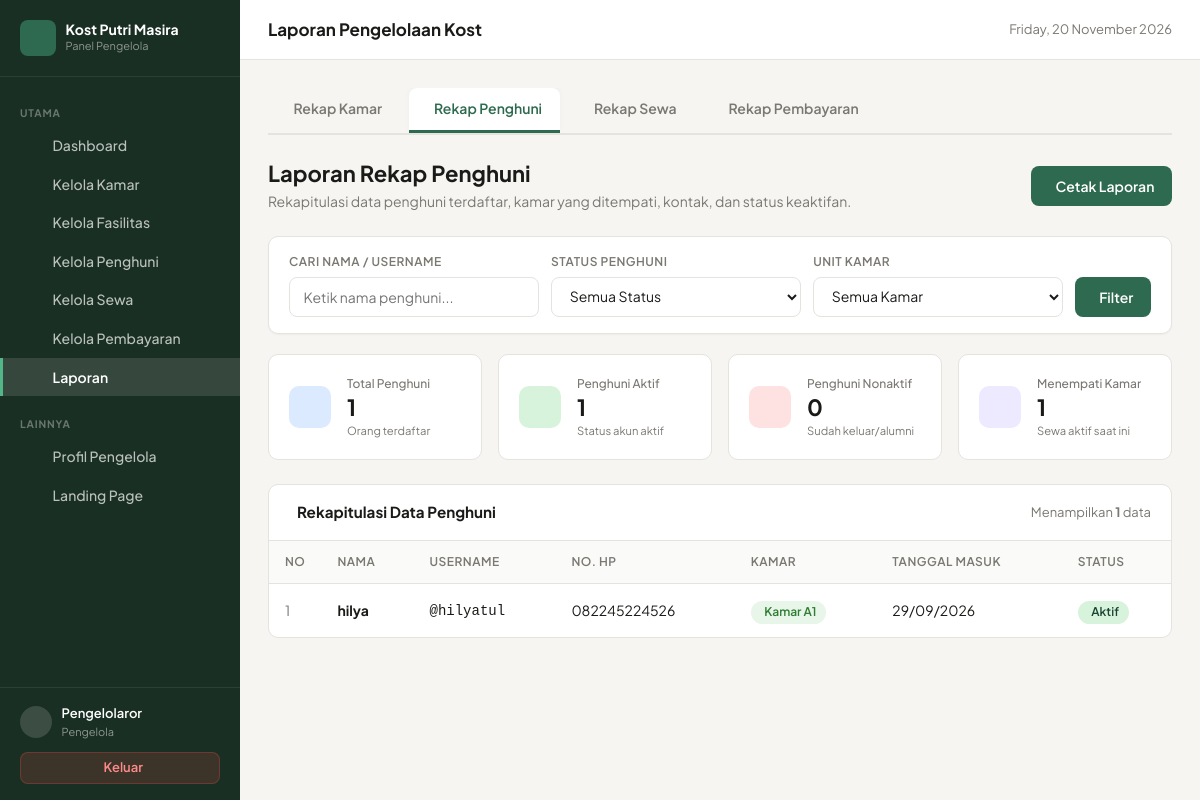
The app's page /admin/laporan/penghuni.php (signed in) with its own data.
### tables this page shows
CREATE TABLE `penghuni` (
  `id_penghuni` int NOT NULL,
  `id_user` int NOT NULL,
  `nik` varchar(20) DEFAULT NULL,
  `no_hp` varchar(20) DEFAULT NULL,
  `alamat` text,
  `tanggal_masuk` date DEFAULT NULL,
  `status` enum('aktif','nonaktif') DEFAULT 'aktif'
);

CREATE TABLE `kamar` (
  `id_kamar` int NOT NULL,
  `nomor_kamar` varchar(20) NOT NULL,
  `tipe_kamar` varchar(50) DEFAULT NULL,
  `kapasitas` int NOT NULL DEFAULT '1',
  `harga` decimal(12,2) NOT NULL,
  `status` enum('kosong','terisi','penuh') NOT NULL DEFAULT 'kosong',
  `keterangan` text,
  `created_at` timestamp NULL DEFAULT CURRENT_TIMESTAMP
);

CREATE TABLE `users` (
  `id_user` int NOT NULL,
  `nama` varchar(100) NOT NULL,
  `username` varchar(50) NOT NULL,
  `password` varchar(255) NOT NULL,
  `role` enum('pengelola','penghuni') NOT NULL,
  `created_at` timestamp NULL DEFAULT CURRENT_TIMESTAMP
);

### includes/auth_check.php (called while the page is built, shortened)
<?php
function isLoggedIn(): bool {
    return isset($_SESSION['user_id']) && !empty($_SESSION['user_id']);
}
function currentUser(): ?array {
    return [
        'id_user'     => $_SESSION['user_id'] ?? null,
        'nama'        => $_SESSION['nama'] ?? '',
        'username'    => $_SESSION['username'] ?? '',
        'role'        => $_SESSION['role'] ?? '',
        'id_penghuni' => $_SESSION['id_penghuni'] ?? null,
    ];
}

### includes/functions.php (called while the page is built, shortened)
<?php
function e(?string $string): string {
    return htmlspecialchars((string)$string, ENT_QUOTES, 'UTF-8');
}
function formatTanggal(?string $tanggal, string $format = 'panjang'): string {
    $timestamp = strtotime($tanggal);
    if ($format === 'pendek') {
        return date('d/m/Y', $timestamp);
    }
    $bulanIndo = [
        1 => 'Januari', 'Februari', 'Maret', 'April', 'Mei', 'Juni',
        'Juli', 'Agustus', 'September', 'Oktober', 'November', 'Desember'
    ];
    $hari = date('d', $timestamp);
    $bulan = $bulanIndo[(int)date('m', $timestamp)];
    $tahun = date('Y', $timestamp);
    return "{$hari} {$bulan} {$tahun}";
}

### admin/laporan/penghuni.php (the view, shortened to what this page needs)
<?php
require_once __DIR__ . '/../../config/database.php';
require_once __DIR__ . '/../../includes/functions.php';
require_once __DIR__ . '/../../includes/auth_check.php';
$user = currentUser();
$q_nama          = trim($_GET['q_nama'] ?? '');
$where = [];
$params = [];
$whereSql = !empty($where) ? "WHERE " . implode(" AND ", $where) : "";
try {
    $stmtPenghuni = $pdo->prepare("
        SELECT
            p.id_penghuni, p.nik, p.no_hp, p.alamat, p.tanggal_masuk, p.status AS status_penghuni,
            u.nama, u.username,
            k.id_kamar, k.nomor_kamar, k.tipe_kamar
        FROM penghuni p
        JOIN users u ON p.id_user = u.id_user
        LEFT JOIN sewa s ON p.id_penghuni = s.id_penghuni AND s.status = 'aktif'
        LEFT JOIN kamar k ON s.id_kamar = k.id_kamar
        {$whereSql}
        ORDER BY u.nama ASC
    ");
    $stmtPenghuni->execute($params);
    $daftarPenghuni = $stmtPenghuni->fetchAll();
} catch (PDOException $e) {
    $daftarPenghuni = [];
}
$totalPenghuni = count($daftarPenghuni);
$totalAktif    = count(array_filter($daftarPenghuni, fn($p) => $p['status_penghuni'] === 'aktif'));
$totalNonaktif = $totalPenghuni - $totalAktif;
$totalAdaKamar = count(array_filter($daftarPenghuni, fn($p) => !empty($p['nomor_kamar'])));
?><!DOCTYPE html>
<html lang="id">
<head>
<link rel="stylesheet" href="../../assets/css/app.css">
</head>
<body>
<div class="layout">
<aside class="sidebar" id="sidebarPanel">
    <div class="sb-brand">
        <div class="sb-ico"><i class="ph ph-house-line"></i></div>
        <div>
            <div class="sb-name">Kost Putri Masira</div>
            <span class="sb-sub">Panel Pengelola</span>
        </div>
    </div>
    <nav class="sb-nav">
        <div class="sb-label">Utama</div>
        <a href="../dashboard.php" class="sb-link"><i class="ph ph-squares-four"></i> Dashboard</a>
        <a href="../kamar/index.php" class="sb-link"><i class="ph ph-door"></i> Kelola Kamar</a>
        <a href="../fasilitas/index.php" class="sb-link"><i class="ph ph-sparkle"></i> Kelola Fasilitas</a>
        <a href="../penghuni/index.php" class="sb-link"><i class="ph ph-users-three"></i> Kelola Penghuni</a>
        <a href="../sewa/index.php" class="sb-link"><i class="ph ph-key"></i> Kelola Sewa</a>
        <a href="../pembayaran/index.php" class="sb-link"><i class="ph ph-credit-card"></i> Kelola Pembayaran</a>
        <a href="index.php" class="sb-link active"><i class="ph ph-chart-bar"></i> Laporan</a>
        <div class="sb-label" style="margin-top:.5rem">Lainnya</div>
        <a href="../profil.php" class="sb-link"><i class="ph ph-user-circle"></i> Profil Pengelola</a>
        <a href="../../index.php" class="sb-link" target="_blank" rel="noopener"><i class="ph ph-globe"></i> Landing Page</a>
    </nav>
    <div class="sb-foot">
        <div class="sb-user">
            <div class="sb-avatar"><i class="ph ph-user"></i></div>
            <div>
                <div class="sb-uname"><?= e($user['nama'] ?? 'Pengelola') ?></div>
                <div class="sb-urole">Pengelola</div>
            </div>
        </div>
        <a href="../../logout.php" class="btn-logout"><i class="ph ph-sign-out"></i> Keluar</a>
    </div>
</aside>
<div class="main">
    <header class="topbar">
        <div class="topbar-title">Laporan Pengelolaan Kost</div>
        <div class="topbar-actions">
            <div class="topbar-date"><i class="ph ph-calendar"></i> <?= date('l, d F Y') ?></div>
        </div>
    </header>
    <main class="content">
        <div class="report-nav-tabs no-print">
            <a href="kamar.php" class="report-nav-item"><i class="ph ph-door"></i> Rekap Kamar</a>
            <a href="penghuni.php" class="report-nav-item active"><i class="ph ph-users-three"></i> Rekap Penghuni</a>
            <a href="sewa.php" class="report-nav-item"><i class="ph ph-key"></i> Rekap Sewa</a>
            <a href="pembayaran.php" class="report-nav-item"><i class="ph ph-credit-card"></i> Rekap Pembayaran</a>
        </div>
        <div class="pg-header">
            <div>
                <h1 class="pg-title">Laporan Rekap Penghuni</h1>
                <p class="pg-sub">Rekapitulasi data penghuni terdaftar, kamar yang ditempati, kontak, dan status keaktifan.</p>
            </div>
            <div>
                <button type="button" onclick="window.print()" class="btn-print">
                    <i class="ph ph-printer"></i> Cetak Laporan
                </button>
            </div>
        </div>
        <div class="filter-card no-print">
            <form action="penghuni.php" method="GET" class="filter-form">
                <div class="fg">
                    <label class="fl" for="q_nama">Cari Nama / Username</label>
                    <input type="text" id="q_nama" name="q_nama" class="fi" placeholder="Ketik nama penghuni..." value="<?= e($q_nama) ?>">
                </div>
                <div class="fg">
                    <label class="fl" for="status_penghuni">Status Penghuni</label>
                    <select id="status_penghuni" name="status_penghuni" class="fi">
                        <option value="">Semua Status</option>
                    </select>
                </div>
                <div class="fg">
                    <label class="fl" for="kamar">Unit Kamar</label>
                    <select id="kamar" name="kamar" class="fi">
                        <option value="">Semua Kamar</option>
                    </select>
                </div>
                <div class="filter-btns">
                    <button type="submit" class="btn-filter"><i class="ph ph-funnel"></i> Filter</button>
                </div>
            </form>
        </div>
        <div class="stats">
            <div class="sc">
                <div class="sc-ico ico-b"><i class="ph ph-users-three"></i></div>
                <div>
                    <div class="sc-label">Total Penghuni</div>
                    <div class="sc-val"><?= $totalPenghuni ?></div>
                    <div class="sc-sub">Orang terdaftar</div>
                </div>
            </div>
            <div class="sc">
                <div class="sc-ico ico-g"><i class="ph ph-user-check"></i></div>
                <div>
                    <div class="sc-label">Penghuni Aktif</div>
                    <div class="sc-val"><?= $totalAktif ?></div>
                    <div class="sc-sub">Status akun aktif</div>
                </div>
            </div>
            <div class="sc">
                <div class="sc-ico ico-r"><i class="ph ph-user-minus"></i></div>
                <div>
                    <div class="sc-label">Penghuni Nonaktif</div>
                    <div class="sc-val"><?= $totalNonaktif ?></div>
                    <div class="sc-sub">Sudah keluar/alumni</div>
                </div>
            </div>
            <div class="sc">
                <div class="sc-ico ico-p"><i class="ph ph-door"></i></div>
                <div>
                    <div class="sc-label">Menempati Kamar</div>
                    <div class="sc-val"><?= $totalAdaKamar ?></div>
                    <div class="sc-sub">Sewa aktif saat ini</div>
                </div>
            </div>
        </div>
        <div class="panel">
            <div class="panel-head">
                <div class="panel-title">
                    <i class="ph ph-users-three"></i> Rekapitulasi Data Penghuni
                </div>
                <div style="font-size:.8125rem;color:var(--muted)">
                    Menampilkan <strong><?= count($daftarPenghuni) ?></strong> data
                </div>
            </div>
            <div class="table-wrap">
                <?php if (empty($daftarPenghuni)): ?>
                <div class="empty">
                    <i class="ph ph-magnifying-glass" style="font-size:2rem;display:block;margin-bottom:.5rem;opacity:.5"></i>
                    Tidak ada data penghuni yang sesuai dengan kriteria filter.
                </div>
                <?php else: ?>
                <div class="table-wrap">
                <table>
                    <thead>
                        <tr>
                            <th style="width:50px">No</th>
                            <th>Nama</th>
                            <th>Username</th>
                            <th>No. HP</th>
                            <th>Kamar</th>
                            <th>Tanggal Masuk</th>
                            <th>Status</th>
                        </tr>
                    </thead>
                    <tbody>
                        <?php foreach ($daftarPenghuni as $idx => $p): ?>
                        <tr>
                            <td style="color:var(--muted)"><?= $idx + 1 ?></td>
                            <td><strong><?= e($p['nama']) ?></strong></td>
                            <td><code>@<?= e($p['username']) ?></code></td>
                            <td><?= e($p['no_hp'] ?: '—') ?></td>
                            <td>
                                <?php if (!empty($p['nomor_kamar'])): ?>
                                <span class="badge" style="background:#e8f5e9;color:#2e7d32">
                                    <i class="ph ph-door"></i> Kamar <?= e($p['nomor_kamar']) ?>
                                </span>
                                <?php else: ?>
                                <span style="color:var(--muted)">—</span>
                                <?php endif; ?>
                            </td>
                            <td style="white-space:nowrap">
                                <?= !empty($p['tanggal_masuk']) ? formatTanggal($p['tanggal_masuk'], 'pendek') : '—' ?>
                            </td>
                            <td>
                                <?php if ($p['status_penghuni'] === 'aktif'): ?>
                                <span class="badge bg-g"><i class="ph ph-check-circle"></i> Aktif</span>
                                <?php else: ?>
                                <span class="badge bg-r"><i class="ph ph-x-circle"></i> Nonaktif</span>
                                <?php endif; ?>
                            </td>
                        </tr>
                        <?php endforeach; ?>
                    </tbody>
                </table>
                </div>
                <?php endif; ?>
            </div>
        </div>
    </main>
</div>
</div>
</body>
</html>

### admin/laporan/penghuni.php (style rules this page uses)
.report-nav-tabs { display:flex;gap:.5rem;margin-bottom:1.5rem;border-bottom:2px solid var(--border);padding-bottom:.25rem;overflow-x:auto }
.report-nav-item { display:inline-flex;align-items:center;gap:.45rem;padding:.65rem 1.15rem;border-radius:8px 8px 0 0;font-size:.875rem;font-weight:600;color:var(--muted);text-decoration:none;transition:all .15s ease;white-space:nowrap;border-bottom:3px solid transparent;margin-bottom:-4px }
.report-nav-item.active { color:var(--green);border-bottom-color:var(--green);background:#fff;box-shadow:0 -2px 6px rgba(0,0,0,.03) }

### records on screen
penghuni: status "1", status "0", kamar.nomor_kamar "1", id_user.nama "hilya", id_user.username "hilyatul", no_hp "082245224526", kamar.nomor_kamar "A1", tanggal_masuk "29/09/2026", shows "Aktif"

### other values on screen
$user['nama'] "Pengelolaror"
$totalPenghuni "1"
count($daftarPenghuni) "1"
